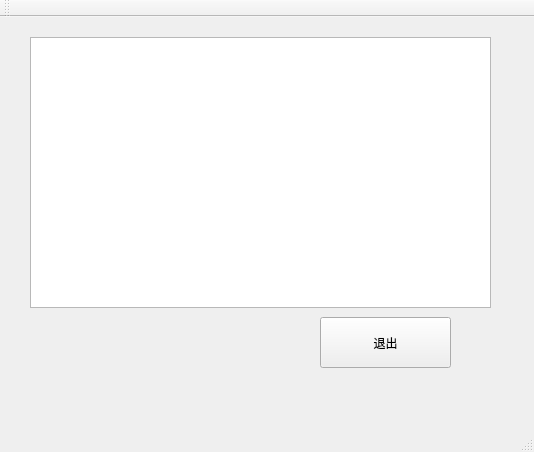
<?xml version="1.0" encoding="UTF-8"?>
<ui version="4.0">
 <class>MainWindow</class>
 <widget class="QMainWindow" name="MainWindow">
  <property name="geometry">
   <rect>
    <x>0</x>
    <y>0</y>
    <width>534</width>
    <height>452</height>
   </rect>
  </property>
  <property name="windowTitle">
   <string>MainWindow</string>
  </property>
  <widget class="QWidget" name="centralWidget">
   <widget class="QPushButton" name="pushButton">
    <property name="geometry">
     <rect>
      <x>320</x>
      <y>300</y>
      <width>131</width>
      <height>51</height>
     </rect>
    </property>
    <property name="text">
     <string>退出</string>
    </property>
   </widget>
   <widget class="QTextEdit" name="textEdit">
    <property name="geometry">
     <rect>
      <x>30</x>
      <y>20</y>
      <width>461</width>
      <height>271</height>
     </rect>
    </property>
   </widget>
  </widget>
  <widget class="QMenuBar" name="menuBar">
   <property name="geometry">
    <rect>
     <x>0</x>
     <y>0</y>
     <width>534</width>
     <height>22</height>
    </rect>
   </property>
  </widget>
  <widget class="QToolBar" name="mainToolBar">
   <attribute name="toolBarArea">
    <enum>TopToolBarArea</enum>
   </attribute>
   <attribute name="toolBarBreak">
    <bool>false</bool>
   </attribute>
  </widget>
  <widget class="QStatusBar" name="statusBar"/>
 </widget>
 <layoutdefault spacing="6" margin="11"/>
 <resources/>
 <connections/>
</ui>
